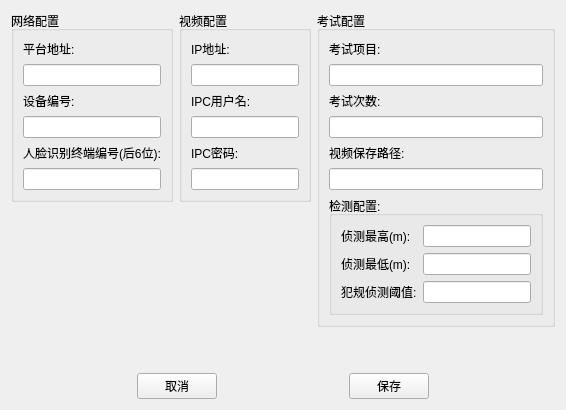
   <widget class="QWidget" name="page_4">
    <layout class="QVBoxLayout" name="verticalLayout_19">
     <item>
      <layout class="QHBoxLayout" name="horizontalLayout_24">
       <item>
        <layout class="QVBoxLayout" name="verticalLayout_16">
         <item>
          <widget class="QGroupBox" name="groupBox_5">
           <property name="title">
            <string>网络配置</string>
           </property>
           <layout class="QVBoxLayout" name="verticalLayout_10">
            <item>
             <widget class="QLabel" name="label">
              <property name="text">
               <string>平台地址:</string>
              </property>
             </widget>
            </item>
            <item>
             <widget class="QLineEdit" name="lePlatformAddress"/>
            </item>
            <item>
             <widget class="QLabel" name="label_16">
              <property name="text">
               <string>设备编号:</string>
              </property>
             </widget>
            </item>
            <item>
             <widget class="QLineEdit" name="leDeviceId"/>
            </item>
            <item>
             <widget class="QLabel" name="label_17">
              <property name="text">
               <string>人脸识别终端编号(后6位):</string>
              </property>
             </widget>
            </item>
            <item>
             <widget class="QLineEdit" name="lineEdit_5"/>
            </item>
           </layout>
          </widget>
         </item>
         <item>
          <spacer name="verticalSpacer_8">
           <property name="orientation">
            <enum>Qt::Vertical</enum>
           </property>
           <property name="sizeHint" stdset="0">
            <size>
             <width>20</width>
             <height>40</height>
            </size>
           </property>
          </spacer>
         </item>
        </layout>
       </item>
       <item>
        <layout class="QVBoxLayout" name="verticalLayout_17">
         <item>
          <widget class="QGroupBox" name="groupBox_6">
           <property name="title">
            <string>视频配置</string>
           </property>
           <layout class="QVBoxLayout" name="verticalLayout_11">
            <item>
             <widget class="QLabel" name="label_18">
              <property name="text">
               <string>IP地址:</string>
              </property>
             </widget>
            </item>
            <item>
             <widget class="QLineEdit" name="lineEdit_6"/>
            </item>
            <item>
             <widget class="QLabel" name="label_23">
              <property name="text">
               <string>IPC用户名:</string>
              </property>
             </widget>
            </item>
            <item>
             <widget class="QLineEdit" name="lineEdit_7"/>
            </item>
            <item>
             <widget class="QLabel" name="label_24">
              <property name="text">
               <string>IPC密码:</string>
              </property>
             </widget>
            </item>
            <item>
             <widget class="QLineEdit" name="lineEdit_8"/>
            </item>
           </layout>
          </widget>
         </item>
         <item>
          <spacer name="verticalSpacer_9">
           <property name="orientation">
            <enum>Qt::Vertical</enum>
           </property>
           <property name="sizeHint" stdset="0">
            <size>
             <width>20</width>
             <height>40</height>
            </size>
           </property>
          </spacer>
         </item>
        </layout>
       </item>
       <item>
        <layout class="QVBoxLayout" name="verticalLayout_18">
         <item>
          <widget class="QGroupBox" name="groupBox_7">
           <property name="title">
            <string>考试配置</string>
           </property>
           <layout class="QVBoxLayout" name="verticalLayout_15">
            <item>
             <widget class="QLabel" name="label_25">
              <property name="text">
               <string>考试项目:</string>
              </property>
             </widget>
            </item>
            <item>
             <widget class="QLineEdit" name="lineEdit_10"/>
            </item>
            <item>
             <widget class="QLabel" name="label_26">
              <property name="text">
               <string>考试次数:</string>
              </property>
             </widget>
            </item>
            <item>
             <widget class="QLineEdit" name="lineEdit_9"/>
            </item>
            <item>
             <widget class="QLabel" name="label_27">
              <property name="text">
               <string>视频保存路径:</string>
              </property>
             </widget>
            </item>
            <item>
             <widget class="QLineEdit" name="leVideoSavePath"/>
            </item>
            <item>
             <widget class="QGroupBox" name="groupBox_8">
              <property name="title">
               <string>检测配置:</string>
              </property>
              <layout class="QVBoxLayout" name="verticalLayout_14">
               <item>
                <layout class="QHBoxLayout" name="horizontalLayout_23">
                 <item>
                  <layout class="QVBoxLayout" name="verticalLayout_13">
                   <item>
                    <widget class="QLabel" name="label_28">
                     <property name="text">
                      <string>侦测最高(m):</string>
                     </property>
                    </widget>
                   </item>
                   <item>
                    <widget class="QLabel" name="label_29">
                     <property name="text">
                      <string>侦测最低(m):</string>
                     </property>
                    </widget>
                   </item>
                   <item>
                    <widget class="QLabel" name="label_30">
                     <property name="text">
                      <string>犯规侦测阈值:</string>
                     </property>
                    </widget>
                   </item>
                  </layout>
                 </item>
                 <item>
                  <layout class="QVBoxLayout" name="verticalLayout_12">
                   <item>
                    <widget class="QLineEdit" name="lineEdit_12"/>
                   </item>
                   <item>
                    <widget class="QLineEdit" name="lineEdit_13"/>
                   </item>
                   <item>
                    <widget class="QLineEdit" name="lineEdit_14"/>
                   </item>
                  </layout>
                 </item>
                </layout>
               </item>
              </layout>
             </widget>
            </item>
           </layout>
          </widget>
         </item>
         <item>
          <spacer name="verticalSpacer_10">
           <property name="orientation">
            <enum>Qt::Vertical</enum>
           </property>
           <property name="sizeHint" stdset="0">
            <size>
             <width>20</width>
             <height>40</height>
            </size>
           </property>
          </spacer>
         </item>
        </layout>
       </item>
      </layout>
     </item>
     <item>
      <layout class="QHBoxLayout" name="horizontalLayout_22">
       <item>
        <spacer name="horizontalSpacer_23">
         <property name="orientation">
          <enum>Qt::Horizontal</enum>
         </property>
         <property name="sizeHint" stdset="0">
          <size>
           <width>40</width>
           <height>20</height>
          </size>
         </property>
        </spacer>
       </item>
       <item>
        <widget class="QPushButton" name="pbCancelSetting">
         <property name="text">
          <string>取消</string>
         </property>
        </widget>
       </item>
       <item>
        <spacer name="horizontalSpacer_24">
         <property name="orientation">
          <enum>Qt::Horizontal</enum>
         </property>
         <property name="sizeHint" stdset="0">
          <size>
           <width>40</width>
           <height>20</height>
          </size>
         </property>
        </spacer>
       </item>
       <item>
        <widget class="QPushButton" name="pbSaveSetting">
         <property name="text">
          <string>保存</string>
         </property>
        </widget>
       </item>
       <item>
        <spacer name="horizontalSpacer_25">
         <property name="orientation">
          <enum>Qt::Horizontal</enum>
         </property>
         <property name="sizeHint" stdset="0">
          <size>
           <width>40</width>
           <height>20</height>
          </size>
         </property>
        </spacer>
       </item>
      </layout>
     </item>
    </layout>
   </widget>
